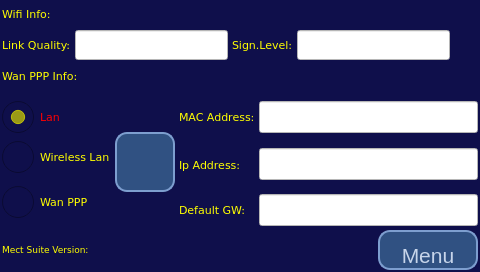
<?xml version="1.0" encoding="UTF-8"?>
<ui version="4.0">
 <class>page100</class>
 <widget class="QWidget" name="page100">
  <property name="geometry">
   <rect>
    <x>0</x>
    <y>0</y>
    <width>480</width>
    <height>272</height>
   </rect>
  </property>
  <property name="minimumSize">
   <size>
    <width>480</width>
    <height>272</height>
   </size>
  </property>
  <property name="maximumSize">
   <size>
    <width>800</width>
    <height>600</height>
   </size>
  </property>
  <property name="windowTitle">
   <string>page100</string>
  </property>
  <property name="styleSheet">
   <string notr="true">QWidget {
background-color: rgb(15,15,75);
color: rgb(255, 255, 0);
}
QLineEdit {
background-color: White;
color: Red;
font: 12pt &quot;Ubuntu&quot;;
}
QPushButton {
border: 2px solid rgb(125, 158, 207);
border-radius: 12px;
color:  rgb(199, 213, 234);
background-color: 	rgb(48, 81, 130);
image-position: top center;
font: 16pt &quot;Ubuntu&quot;;
text-align: bottom center;
}
QPushButton:selected, QPushButton:hover {
border: 2px solid DarkOrange;
color: DarkOrange;
}
QPushButton:pressed {
border: 2px solid red;
color: red;
}
/* QRadioButton */
QRadioButton::indicator {
width: 32px;
height: 32px;
}
QRadioButton:checked {
color: red;
}
QRadioButton::indicator:unchecked {
image: url(&quot;:/icons/icons/Radio_UnChecked_32.png&quot;);
}
QRadioButton::indicator:checked {
image: url(&quot;:/icons/icons/Radio_Checked_32.png&quot;);
}
</string>
  </property>
  <layout class="QVBoxLayout" name="verticalLayout">
   <property name="spacing">
    <number>4</number>
   </property>
   <property name="margin">
    <number>2</number>
   </property>
   <item>
    <layout class="QGridLayout" name="gridLayout">
     <item row="1" column="3">
      <widget class="QLineEdit" name="txtLevel">
       <property name="enabled">
        <bool>false</bool>
       </property>
       <property name="minimumSize">
        <size>
         <width>0</width>
         <height>30</height>
        </size>
       </property>
       <property name="font">
        <font>
         <family>Ubuntu</family>
         <pointsize>12</pointsize>
         <weight>50</weight>
         <italic>false</italic>
         <bold>false</bold>
        </font>
       </property>
       <property name="text">
        <string/>
       </property>
       <property name="alignment">
        <set>Qt::AlignCenter</set>
       </property>
      </widget>
     </item>
     <item row="1" column="2">
      <widget class="QLabel" name="label_2">
       <property name="font">
        <font>
         <family>DejaVu Sans</family>
         <pointsize>8</pointsize>
        </font>
       </property>
       <property name="text">
        <string>Sign.Level:</string>
       </property>
      </widget>
     </item>
     <item row="1" column="1">
      <widget class="QLineEdit" name="txtQuality">
       <property name="enabled">
        <bool>false</bool>
       </property>
       <property name="minimumSize">
        <size>
         <width>0</width>
         <height>30</height>
        </size>
       </property>
       <property name="font">
        <font>
         <family>Ubuntu</family>
         <pointsize>12</pointsize>
         <weight>50</weight>
         <italic>false</italic>
         <bold>false</bold>
        </font>
       </property>
       <property name="text">
        <string/>
       </property>
       <property name="alignment">
        <set>Qt::AlignCenter</set>
       </property>
      </widget>
     </item>
     <item row="1" column="0">
      <widget class="QLabel" name="label">
       <property name="font">
        <font>
         <family>DejaVu Sans</family>
         <pointsize>8</pointsize>
        </font>
       </property>
       <property name="text">
        <string>Link Quality:</string>
       </property>
      </widget>
     </item>
     <item row="0" column="0">
      <widget class="QLabel" name="label_4">
       <property name="font">
        <font>
         <family>DejaVu Sans</family>
         <pointsize>8</pointsize>
        </font>
       </property>
       <property name="text">
        <string>Wifi Info:</string>
       </property>
      </widget>
     </item>
     <item row="1" column="4">
      <widget class="QLabel" name="lblWiFi">
       <property name="minimumSize">
        <size>
         <width>24</width>
         <height>24</height>
        </size>
       </property>
       <property name="maximumSize">
        <size>
         <width>24</width>
         <height>24</height>
        </size>
       </property>
       <property name="font">
        <font>
         <family>DejaVu Sans</family>
         <pointsize>8</pointsize>
        </font>
       </property>
       <property name="text">
        <string/>
       </property>
      </widget>
     </item>
     <item row="0" column="4">
      <widget class="QLabel" name="lblWiFiConn">
       <property name="minimumSize">
        <size>
         <width>24</width>
         <height>24</height>
        </size>
       </property>
       <property name="maximumSize">
        <size>
         <width>24</width>
         <height>24</height>
        </size>
       </property>
       <property name="font">
        <font>
         <family>DejaVu Sans</family>
         <pointsize>8</pointsize>
        </font>
       </property>
       <property name="text">
        <string/>
       </property>
      </widget>
     </item>
    </layout>
   </item>
   <item>
    <layout class="QHBoxLayout" name="horizontalLayout">
     <item>
      <widget class="QLabel" name="label_7">
       <property name="font">
        <font>
         <family>DejaVu Sans</family>
         <pointsize>8</pointsize>
        </font>
       </property>
       <property name="text">
        <string>Wan PPP Info:</string>
       </property>
      </widget>
     </item>
     <item>
      <widget class="QLabel" name="lblWanConn">
       <property name="minimumSize">
        <size>
         <width>24</width>
         <height>24</height>
        </size>
       </property>
       <property name="maximumSize">
        <size>
         <width>24</width>
         <height>24</height>
        </size>
       </property>
       <property name="font">
        <font>
         <family>DejaVu Sans</family>
         <pointsize>8</pointsize>
        </font>
       </property>
       <property name="text">
        <string/>
       </property>
      </widget>
     </item>
     <item>
      <spacer name="horizontalSpacer_3">
       <property name="orientation">
        <enum>Qt::Horizontal</enum>
       </property>
       <property name="sizeHint" stdset="0">
        <size>
         <width>40</width>
         <height>20</height>
        </size>
       </property>
      </spacer>
     </item>
     <item>
      <widget class="QLabel" name="lblWanStatus">
       <property name="minimumSize">
        <size>
         <width>24</width>
         <height>24</height>
        </size>
       </property>
       <property name="maximumSize">
        <size>
         <width>24</width>
         <height>24</height>
        </size>
       </property>
       <property name="font">
        <font>
         <family>DejaVu Sans</family>
         <pointsize>8</pointsize>
        </font>
       </property>
       <property name="text">
        <string/>
       </property>
      </widget>
     </item>
    </layout>
   </item>
   <item>
    <spacer name="verticalSpacer">
     <property name="orientation">
      <enum>Qt::Vertical</enum>
     </property>
     <property name="sizeHint" stdset="0">
      <size>
       <width>20</width>
       <height>5</height>
      </size>
     </property>
    </spacer>
   </item>
   <item>
    <layout class="QGridLayout" name="gridLayout_2">
     <item row="1" column="2" rowspan="2">
      <widget class="QLabel" name="label_5">
       <property name="font">
        <font>
         <family>DejaVu Sans</family>
         <pointsize>8</pointsize>
        </font>
       </property>
       <property name="text">
        <string>Ip Address:</string>
       </property>
      </widget>
     </item>
     <item row="1" column="3" rowspan="2">
      <widget class="QLineEdit" name="txtIP">
       <property name="enabled">
        <bool>false</bool>
       </property>
       <property name="minimumSize">
        <size>
         <width>0</width>
         <height>32</height>
        </size>
       </property>
       <property name="font">
        <font>
         <family>Ubuntu</family>
         <pointsize>12</pointsize>
         <weight>50</weight>
         <italic>false</italic>
         <bold>false</bold>
        </font>
       </property>
       <property name="text">
        <string/>
       </property>
       <property name="alignment">
        <set>Qt::AlignCenter</set>
       </property>
      </widget>
     </item>
     <item row="2" column="0" rowspan="3">
      <widget class="QRadioButton" name="optWan">
       <property name="minimumSize">
        <size>
         <width>0</width>
         <height>36</height>
        </size>
       </property>
       <property name="font">
        <font>
         <family>DejaVu Sans</family>
         <pointsize>8</pointsize>
        </font>
       </property>
       <property name="focusPolicy">
        <enum>Qt::NoFocus</enum>
       </property>
       <property name="text">
        <string>Wan PPP</string>
       </property>
      </widget>
     </item>
     <item row="3" column="3" rowspan="2">
      <widget class="QLineEdit" name="txtGW">
       <property name="enabled">
        <bool>false</bool>
       </property>
       <property name="minimumSize">
        <size>
         <width>0</width>
         <height>32</height>
        </size>
       </property>
       <property name="font">
        <font>
         <family>Ubuntu</family>
         <pointsize>12</pointsize>
         <weight>50</weight>
         <italic>false</italic>
         <bold>false</bold>
        </font>
       </property>
       <property name="text">
        <string/>
       </property>
       <property name="alignment">
        <set>Qt::AlignCenter</set>
       </property>
      </widget>
     </item>
     <item row="3" column="2" rowspan="2">
      <widget class="QLabel" name="label_3">
       <property name="font">
        <font>
         <family>DejaVu Sans</family>
         <pointsize>8</pointsize>
        </font>
       </property>
       <property name="text">
        <string>Default GW:</string>
       </property>
      </widget>
     </item>
     <item row="0" column="0">
      <widget class="QRadioButton" name="optLan">
       <property name="minimumSize">
        <size>
         <width>0</width>
         <height>36</height>
        </size>
       </property>
       <property name="font">
        <font>
         <family>DejaVu Sans</family>
         <pointsize>8</pointsize>
        </font>
       </property>
       <property name="focusPolicy">
        <enum>Qt::NoFocus</enum>
       </property>
       <property name="text">
        <string>Lan</string>
       </property>
       <property name="checked">
        <bool>true</bool>
       </property>
      </widget>
     </item>
     <item row="0" column="3">
      <widget class="QLineEdit" name="txtMAC">
       <property name="enabled">
        <bool>false</bool>
       </property>
       <property name="minimumSize">
        <size>
         <width>0</width>
         <height>32</height>
        </size>
       </property>
       <property name="font">
        <font>
         <family>Ubuntu</family>
         <pointsize>12</pointsize>
         <weight>50</weight>
         <italic>false</italic>
         <bold>false</bold>
        </font>
       </property>
       <property name="text">
        <string/>
       </property>
       <property name="alignment">
        <set>Qt::AlignCenter</set>
       </property>
      </widget>
     </item>
     <item row="0" column="2">
      <widget class="QLabel" name="label_6">
       <property name="font">
        <font>
         <family>DejaVu Sans</family>
         <pointsize>8</pointsize>
        </font>
       </property>
       <property name="text">
        <string>MAC Address:</string>
       </property>
      </widget>
     </item>
     <item row="0" column="1" rowspan="5">
      <widget class="QPushButton" name="cmdGW">
       <property name="minimumSize">
        <size>
         <width>60</width>
         <height>60</height>
        </size>
       </property>
       <property name="maximumSize">
        <size>
         <width>60</width>
         <height>60</height>
        </size>
       </property>
       <property name="font">
        <font>
         <family>Ubuntu</family>
         <pointsize>16</pointsize>
         <weight>50</weight>
         <italic>false</italic>
         <bold>false</bold>
        </font>
       </property>
       <property name="focusPolicy">
        <enum>Qt::NoFocus</enum>
       </property>
       <property name="text">
        <string/>
       </property>
       <property name="icon">
        <iconset resource="systemicons.qrc">
         <normaloff>:/systemicons/Sync.png</normaloff>:/systemicons/Sync.png</iconset>
       </property>
       <property name="iconSize">
        <size>
         <width>32</width>
         <height>32</height>
        </size>
       </property>
       <property name="flat">
        <bool>false</bool>
       </property>
      </widget>
     </item>
     <item row="1" column="0">
      <widget class="QRadioButton" name="optWLan">
       <property name="minimumSize">
        <size>
         <width>0</width>
         <height>36</height>
        </size>
       </property>
       <property name="font">
        <font>
         <family>DejaVu Sans</family>
         <pointsize>8</pointsize>
        </font>
       </property>
       <property name="focusPolicy">
        <enum>Qt::NoFocus</enum>
       </property>
       <property name="text">
        <string>Wireless Lan</string>
       </property>
      </widget>
     </item>
    </layout>
   </item>
   <item>
    <layout class="QHBoxLayout" name="horizontalLayout_3">
     <item>
      <widget class="QLabel" name="lblMSVersion">
       <property name="font">
        <font>
         <family>DejaVu Sans</family>
         <pointsize>7</pointsize>
        </font>
       </property>
       <property name="text">
        <string>Mect Suite Version: </string>
       </property>
      </widget>
     </item>
     <item>
      <spacer name="horizontalSpacer">
       <property name="orientation">
        <enum>Qt::Horizontal</enum>
       </property>
       <property name="sizeHint" stdset="0">
        <size>
         <width>40</width>
         <height>20</height>
        </size>
       </property>
      </spacer>
     </item>
     <item>
      <widget class="ATCMbutton" name="atcmButton">
       <property name="minimumSize">
        <size>
         <width>100</width>
         <height>40</height>
        </size>
       </property>
       <property name="font">
        <font>
         <family>Ubuntu</family>
         <pointsize>16</pointsize>
         <weight>50</weight>
         <italic>false</italic>
         <bold>false</bold>
        </font>
       </property>
       <property name="toolTip">
        <string/>
       </property>
       <property name="whatsThis">
        <string>ATCMbutton widget</string>
       </property>
       <property name="pageName">
        <string notr="true">menu</string>
       </property>
       <property name="statusvar">
        <string notr="true"/>
       </property>
       <property name="viewStatus">
        <bool>false</bool>
       </property>
       <property name="visibilityVar">
        <string notr="true"/>
       </property>
       <property name="bgColor">
        <color>
         <red>0</red>
         <green>0</green>
         <blue>0</blue>
        </color>
       </property>
       <property name="fontColor">
        <color>
         <red>255</red>
         <green>255</green>
         <blue>255</blue>
        </color>
       </property>
       <property name="bgPressColor">
        <color>
         <red>255</red>
         <green>170</green>
         <blue>0</blue>
        </color>
       </property>
       <property name="text">
        <string>Menu</string>
       </property>
       <property name="pressText">
        <string>Menu</string>
       </property>
       <property name="borderWidth">
        <number>0</number>
       </property>
       <property name="borderRadius">
        <number>0</number>
       </property>
       <property name="apparence">
        <enum>QFrame::Raised</enum>
       </property>
      </widget>
     </item>
    </layout>
   </item>
  </layout>
 </widget>
 <customwidgets>
  <customwidget>
   <class>ATCMbutton</class>
   <extends>QPushButton</extends>
   <header>atcmplugin.h</header>
  </customwidget>
 </customwidgets>
 <resources>
  <include location="systemicons.qrc"/>
 </resources>
 <connections>
  <connection>
   <sender>atcmButton</sender>
   <signal>newPage(const char*,bool)</signal>
   <receiver>page100</receiver>
   <slot>goto_page(const char*,bool)</slot>
   <hints>
    <hint type="sourcelabel">
     <x>20</x>
     <y>20</y>
    </hint>
    <hint type="destinationlabel">
     <x>20</x>
     <y>20</y>
    </hint>
   </hints>
  </connection>
 </connections>
 <slots>
  <slot>goto_page(const char*,bool)</slot>
 </slots>
</ui>
